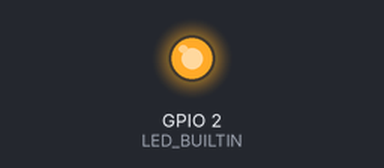
Recording of a sketch running on a simulated ESP32. Shown: output pins drawn as LEDs (lit = HIGH). Nothing arrives over Bluetooth unless stated; what the sketch prints to the serial monitor is not drawn.

Above: at 0.1 s.
Timing chart, 0 to 1.6 s (numbered marks = the images above):
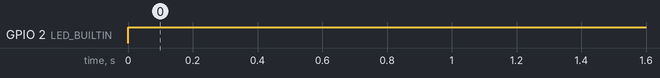

Measured:
- by itself, GPIO 2 (LED_BUILTIN): LOW → HIGH at 0.00 s

The sketch:

ps5_esp32_bridge.ino
```cpp
/*
 * ============================================================================
 *  PS5 КОНТРОЛЛЕР → UART ГҮҮР (ESP32)
 * ----------------------------------------------------------------------------
 *  Үүрэг:
 *    PS5 контроллерийг Bluetooth-оор холбож, джойстик ба товчнуудын утгыг
 *    уншаад, тогтмол 100 Hz давтамжтайгаар Serial2 (UART)-аар 23 байтын
 *    багц (packet) болгож STM32 руу илгээнэ.
 *
 *  Холболт:
 *    Serial  (USB)  — 115200 бод, дибаг (debug) мессеж хэвлэхэд
 *    Serial2 (UART) — 115200 бод, RX=GPIO16, TX=GPIO17, дата илгээхэд
 *
 *  ТЭМДЭГЛЭЛ: Энэ бол Arduino IDE-гийн ESP32 код. STM32-ийн CMake build-д
 *            ОРОХГҮЙ (зөвхөн лавлагаа/баримт болгож энд хадгалав).
 *
 *  Шаардлагатай номын сан:
 *    ps5Controller.h  →  https://github.com/rodneybakiskan/ps5-esp32
 * ============================================================================
 */

#include <ps5Controller.h>

// ───────────────────────── Тохиргоо (Configuration) ─────────────────────────
#define RXD2              16        // Serial2 RX гарын дугаар (GPIO)
#define TXD2              17        // Serial2 TX гарын дугаар (GPIO)
#define LED_BUILTIN       2         // Дотоод LED — холболтын төлөв харуулна

#define UART_BAUD         115200    // Serial болон Serial2-ийн дамжуулах хурд (бод)
#define SEND_INTERVAL_MS  10        // Дата илгээх давтамж: 10 мс → 100 Hz
#define BLINK_INTERVAL_MS 500       // Холбогдоогүй үед LED анивчих хугацаа (мс)

#define PS5_MAC           "A0:FA:9C:20:5C:D4"   // ←── Таны контроллерийн MAC хаяг

// ─────────────────── Багцын бүтэц (Packet layout) — 23 байт ──────────────────
//
//  ЗҮҮН баганад packet-ийн индекс, ДУНД баганад STM32 тал дээр очих
//  control_data[мөр][багана]-ыг, БАРУУН баганад товчны утгыг харуулав.
//  (STM32 задлалт: HAL_UART_RxCpltCallback дотор
//     control_data[0][i]         = information[1+i] - 100;   // джойстик -100..100
//     control_data[1+(i/4)][i%4] = information[5+i];         // товч 0/1  )
//
//   packet │ STM32 control_data │ Агуулга
//   ───────┼────────────────────┼──────────────────────────────────────────
//    [0]   │  —                 │ Эхлэлийн байт (START_BYTE = 0xAA)
//    [1]   │  [0][0]            │ Зүүн джойстик   X   ┐
//    [2]   │  [0][1]            │ Зүүн джойстик   Y   │ 0–200, төв = 100
//    [3]   │  [0][2]            │ Баруун джойстик X   │ (STM32-д −100..100 болно)
//    [4]   │  [0][3]            │ Баруун джойстик Y   ┘
//    [5]   │  [1][0]            │ Cross    (✕)        ┐
//    [6]   │  [1][1]            │ Square   (□)        │
//    [7]   │  [1][2]            │ Triangle (△)        │
//    [8]   │  [1][3]            │ Circle   (○)        │
//    [9]   │  [2][0]            │ D-pad Down          │
//   [10]   │  [2][1]            │ D-pad Right         │  Товч бүр:
//   [11]   │  [2][2]            │ D-pad Up            │    0 = дарагдаагүй
//   [12]   │  [2][3]            │ D-pad Left          │    1 = дарагдсан
//   [13]   │  [3][0]            │ L1                  │
//   [14]   │  [3][1]            │ R1                  │
//   [15]   │  [3][2]            │ L2 (товч)           │
//   [16]   │  [3][3]            │ R2 (товч)           │
//   [17]   │  [4][0]            │ Share               │
//   [18]   │  [4][1]            │ Options             │
//   [19]   │  [4][2]            │ L3 (зүүн стик дарах) │
//   [20]   │  [4][3]            │ R3 (баруун стик дарах)┘
//   [21]   │  —                 │ Холболтын флаг (1 = холбогдсон, 0 = үгүй)
//   [22]   │  —                 │ Төгсгөлийн байт (END_BYTE = 0x0A)
//
//  ⚠ АНХААР: control_data[3] = { L1, R1, L2, R2 } — L1 эхэнд байгааг март.
// ─────────────────────────────────────────────────────────────────────────────
#define PACKET_SIZE       23
#define START_BYTE        0xAA
#define END_BYTE          0x0A

bool isConnected = false;     // Контроллер яг одоо холбогдсон эсэх (loop бүрт шинэчлэгдэнэ)


// ─────────────────────────────────────────────────────────────────────────────
//  mapStick() — джойстикийн утгыг нэг байтад (uint8_t) багтаах
//
//  PS5 номын сан джойстикийн утгыг -128..127 хооронд буцаадаг.
//  Үүнийг 0..200 болгож хувиргаснаар:
//    • сөрөг тоог нэг байтад хадгалах боломжтой болно
//    • төв (хөдөлгөөнгүй) байрлал нь яг 100 болно
//  (STM32 тал дээр 100-г хасаж −100..100 болгоно.)
// ─────────────────────────────────────────────────────────────────────────────
uint8_t mapStick(int val) {
  if (val >= 0)
    return map(val,  0,  127, 100, 200);   // Эерэг тал:  төв(100) → дээд(200)
  else
    return map(val, -1, -128, 100,   0);   // Сөрөг тал:  төв(100) → доод(0)
}


// ─────────────────────────────────────────────────────────────────────────────
//  sendControllerData() — нэг багц цуглуулж Serial2-аар илгээх
//
//    isConnected = true  → бодит утгуудыг,
//    isConnected = false → бүх товч/стикийг 0-оор дүүргэж илгээнэ.
//  Ингэснээр хүлээн авагч тал тасралтгүй, тогтмол 100 Hz-ийн урсгал авна.
//  (packet[] мөр бүрийн ард → STM32 control_data-гийн очих байрлалыг тэмдэглэв.)
// ─────────────────────────────────────────────────────────────────────────────
void sendControllerData() {
  uint8_t packet[PACKET_SIZE];
  packet[0] = START_BYTE;

  if (isConnected) {
    // — Джойстикууд (→ control_data[0][0..3]) —
    packet[1] = mapStick(ps5.LStickX());   // → control_data[0][0]
    packet[2] = mapStick(ps5.LStickY());   // → control_data[0][1]
    packet[3] = mapStick(ps5.RStickX());   // → control_data[0][2]
    packet[4] = mapStick(ps5.RStickY());   // → control_data[0][3]

    // — Нүүрний товчнууд (→ control_data[1][0..3]) —
    packet[5]  = ps5.Cross();      // → control_data[1][0]
    packet[6]  = ps5.Square();     // → control_data[1][1]
    packet[7]  = ps5.Triangle();   // → control_data[1][2]
    packet[8]  = ps5.Circle();     // → control_data[1][3]

    // — Чиглэлийн товч / D-pad (→ control_data[2][0..3]) —
    packet[9]  = ps5.Down();       // → control_data[2][0]
    packet[10] = ps5.Right();      // → control_data[2][1]
    packet[11] = ps5.Up();         // → control_data[2][2]
    packet[12] = ps5.Left();       // → control_data[2][3]

    // — Мөр (shoulder) товчнууд (→ control_data[3][0..3]) —
    packet[13] = ps5.L1();   // → control_data[3][0]
    packet[14] = ps5.R1();   // → control_data[3][1]
    packet[15] = ps5.L2();   // → control_data[3][2]  (0/1; аналог бол ps5.L2Value())
    packet[16] = ps5.R2();   // → control_data[3][3]  (0/1; аналог бол ps5.R2Value())

    // — Бусад товч (→ control_data[4][0..3]) —
    packet[17] = ps5.Share();      // → control_data[4][0]
    packet[18] = ps5.Options();    // → control_data[4][1]
    packet[19] = ps5.L3();         // → control_data[4][2]
    packet[20] = ps5.R3();         // → control_data[4][3]

    packet[21] = 1;          // Холбогдсон флаг
  } else {
    for (int i = 1; i <= 20; i++) packet[i] = 0;   // Бүх товч/стикийг тэглэх
    packet[21] = 0;          // Холбогдоогүй флаг
  }

  packet[22] = END_BYTE;

  Serial2.write(packet, PACKET_SIZE);   // 23 байтыг нэг дор илгээнэ (23 удаа биш)
}


// ─────────────────────────────────────────────────────────────────────────────
//  setup() — анхны тохиргоо (нэг удаа ажиллана)
// ─────────────────────────────────────────────────────────────────────────────
void setup() {
  pinMode(LED_BUILTIN, OUTPUT);
  digitalWrite(LED_BUILTIN, LOW);

  Serial.begin(UART_BAUD);                          // Дибаг (USB) порт
  Serial2.begin(UART_BAUD, SERIAL_8N1, RXD2, TXD2); // Дата илгээх порт

  ps5.begin(PS5_MAC);                               // Заасан MAC-тай контроллер хайж эхлэх
  Serial.println("Waiting for PS5 controller...");
}


// ─────────────────────────────────────────────────────────────────────────────
//  loop() — үндсэн давталт (millis() ашигладаг тул блоклохгүй)
// ─────────────────────────────────────────────────────────────────────────────
void loop() {
  static unsigned long lastSend     = 0;     // Сүүлд дата илгээсэн хугацаа
  static unsigned long lastBlink    = 0;     // Сүүлд LED анивчуулсан хугацаа
  static bool          wasConnected = false; // Өмнөх давталтын холболтын төлөв

  isConnected = ps5.isConnected();

  // ── Холболтын төлөв ӨӨРЧЛӨГДСӨН агшинд л мессеж хэвлэх ──
  if (isConnected && !wasConnected) {
    Serial.println("Connected!");
    digitalWrite(LED_BUILTIN, HIGH);         // Холбогдвол LED тогтмол асна
  }
  if (!isConnected && wasConnected) {
    Serial.println("Disconnected!");
  }
  wasConnected = isConnected;

  // ── Холбогдоогүй үед LED анивчина (блоклохгүйгээр) ──
  if (!isConnected && millis() - lastBlink >= BLINK_INTERVAL_MS) {
    lastBlink = millis();
    digitalWrite(LED_BUILTIN, !digitalRead(LED_BUILTIN));
  }

  // ── Тогтмол 100 Hz-ээр хамгийн сүүлийн датаг илгээх ──
  if (millis() - lastSend >= SEND_INTERVAL_MS) {
    lastSend = millis();
    sendControllerData();
  }
}
```
